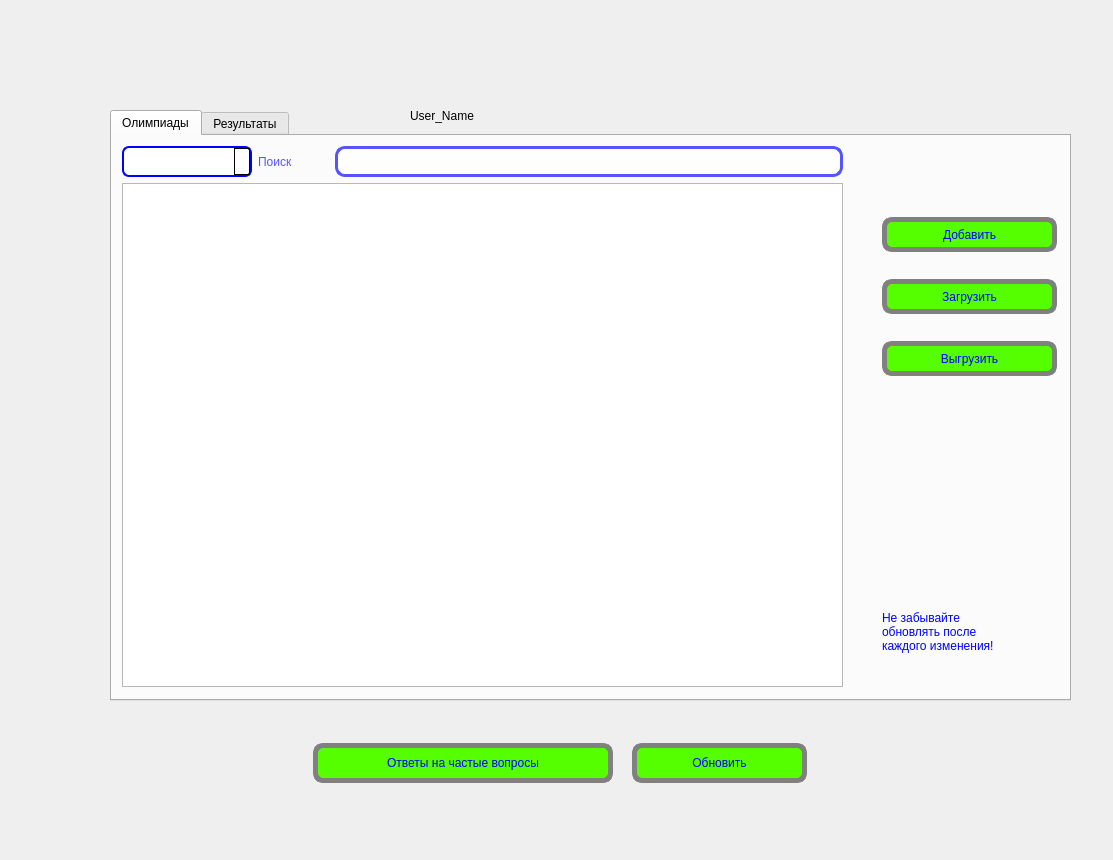
<?xml version="1.0" encoding="UTF-8"?>
<ui version="4.0">
 <class>MainWindow</class>
 <widget class="QMainWindow" name="MainWindow">
  <property name="geometry">
   <rect>
    <x>0</x>
    <y>0</y>
    <width>1113</width>
    <height>860</height>
   </rect>
  </property>
  <property name="windowTitle">
   <string>Главное окно</string>
  </property>
  <widget class="QWidget" name="centralwidget">
   <widget class="QLabel" name="user_name">
    <property name="geometry">
     <rect>
      <x>410</x>
      <y>100</y>
      <width>661</width>
      <height>31</height>
     </rect>
    </property>
    <property name="styleSheet">
     <string notr="true">font: 75 14pt &quot;MS Shell Dlg 2&quot;;</string>
    </property>
    <property name="text">
     <string>User_Name</string>
    </property>
   </widget>
   <widget class="QTabWidget" name="tabWidget">
    <property name="geometry">
     <rect>
      <x>110</x>
      <y>110</y>
      <width>961</width>
      <height>591</height>
     </rect>
    </property>
    <property name="minimumSize">
     <size>
      <width>961</width>
      <height>591</height>
     </size>
    </property>
    <property name="currentIndex">
     <number>0</number>
    </property>
    <widget class="QWidget" name="tab">
     <attribute name="title">
      <string>Олимпиады</string>
     </attribute>
     <widget class="QWidget" name="layoutWidget">
      <property name="geometry">
       <rect>
        <x>770</x>
        <y>60</y>
        <width>181</width>
        <height>201</height>
       </rect>
      </property>
      <layout class="QVBoxLayout" name="verticalLayout_2">
       <item>
        <widget class="QPushButton" name="add">
         <property name="minimumSize">
          <size>
           <width>100</width>
           <height>35</height>
          </size>
         </property>
         <property name="maximumSize">
          <size>
           <width>175</width>
           <height>16777215</height>
          </size>
         </property>
         <property name="toolTip">
          <string>&lt;html&gt;&lt;head/&gt;&lt;body&gt;&lt;p&gt;После добавления не забудьте обновить!&lt;/p&gt;&lt;/body&gt;&lt;/html&gt;</string>
         </property>
         <property name="styleSheet">
          <string notr="true">#add {
background-color: rgb(85, 255, 0);
font: 75 10pt &quot;MS Shell Dlg 2&quot;;
border-radius: 10px;
border: 5px solid grey;
color: blue;
}

#add:hover {
border: 5px solid #5555ff;
}</string>
         </property>
         <property name="text">
          <string>Добавить</string>
         </property>
         <attribute name="buttonGroup">
          <string notr="true">maingroup</string>
         </attribute>
        </widget>
       </item>
       <item>
        <widget class="QPushButton" name="download">
         <property name="maximumSize">
          <size>
           <width>175</width>
           <height>35</height>
          </size>
         </property>
         <property name="toolTip">
          <string>&lt;html&gt;&lt;head/&gt;&lt;body&gt;&lt;p&gt;&lt;br/&gt;&lt;/p&gt;&lt;/body&gt;&lt;/html&gt;</string>
         </property>
         <property name="whatsThis">
          <string>&lt;html&gt;&lt;head/&gt;&lt;body&gt;&lt;p&gt;afafsd&lt;/p&gt;&lt;/body&gt;&lt;/html&gt;</string>
         </property>
         <property name="styleSheet">
          <string notr="true">#download {
background-color: rgb(85, 255, 0);
font: 75 10pt &quot;MS Shell Dlg 2&quot;;
border-radius: 10px;
border: 5px solid grey;
color: blue;
}

#download:hover {
border: 5px solid #5555ff;
}</string>
         </property>
         <property name="text">
          <string>Загрузить</string>
         </property>
         <attribute name="buttonGroup">
          <string notr="true">maingroup</string>
         </attribute>
        </widget>
       </item>
       <item>
        <widget class="QPushButton" name="upload">
         <property name="maximumSize">
          <size>
           <width>175</width>
           <height>35</height>
          </size>
         </property>
         <property name="styleSheet">
          <string notr="true">#upload {
background-color: rgb(85, 255, 0);
font: 75 10pt &quot;MS Shell Dlg 2&quot;;
border-radius: 10px;
border: 5px solid grey;
color: blue;
}

#upload:hover {
border: 5px solid #5555ff;
}</string>
         </property>
         <property name="text">
          <string>Выгрузить</string>
         </property>
         <attribute name="buttonGroup">
          <string notr="true">maingroup</string>
         </attribute>
        </widget>
       </item>
      </layout>
     </widget>
     <widget class="QWidget" name="verticalLayoutWidget_2">
      <property name="geometry">
       <rect>
        <x>10</x>
        <y>10</y>
        <width>721</width>
        <height>541</height>
       </rect>
      </property>
      <layout class="QVBoxLayout" name="verticalLayout_4">
       <item>
        <layout class="QHBoxLayout" name="horizontalLayout">
         <item>
          <widget class="QComboBox" name="filter">
           <property name="minimumSize">
            <size>
             <width>130</width>
             <height>31</height>
            </size>
           </property>
           <property name="maximumSize">
            <size>
             <width>120</width>
             <height>30</height>
            </size>
           </property>
           <property name="styleSheet">
            <string notr="true">QComboBox {
    border: 2px solid blue;
    border-radius: 7px;
    
}

QComboBox QAbstractItemView{
   border-radius: 5px;
border: 2px solid blue;
}

QComboBox::drop-down {
    subcontrol-origin: padding;
   border: 1px solid black;
}
  QComboBox::down-arrow {
      image: url(../data/background/arrow2.png);
  }
QComboBox::down-arrow:on { /* shift the arrow when popup is open */
    top: 1px;
    left: 1px;
}
</string>
           </property>
          </widget>
         </item>
         <item>
          <widget class="QLabel" name="find_label">
           <property name="minimumSize">
            <size>
             <width>71</width>
             <height>31</height>
            </size>
           </property>
           <property name="styleSheet">
            <string notr="true">color: rgb(85, 85, 255);
font: 12pt &quot;MS Shell Dlg 2&quot;;</string>
           </property>
           <property name="text">
            <string>Поиск</string>
           </property>
          </widget>
         </item>
         <item>
          <widget class="QLineEdit" name="find_Edit">
           <property name="minimumSize">
            <size>
             <width>451</width>
             <height>31</height>
            </size>
           </property>
           <property name="styleSheet">
            <string notr="true">
border-radius: 10px;
border: 3px solid rgb(85, 85, 255);
</string>
           </property>
          </widget>
         </item>
        </layout>
       </item>
       <item>
        <widget class="QTableWidget" name="olympiad_table">
         <property name="minimumSize">
          <size>
           <width>658</width>
           <height>472</height>
          </size>
         </property>
        </widget>
       </item>
      </layout>
     </widget>
     <widget class="QLabel" name="label">
      <property name="geometry">
       <rect>
        <x>770</x>
        <y>450</y>
        <width>161</width>
        <height>91</height>
       </rect>
      </property>
      <property name="styleSheet">
       <string notr="true">
font: 75 10pt &quot;MS Shell Dlg 2&quot;;
color: blue;
</string>
      </property>
      <property name="text">
       <string>Не забывайте
обновлять после
каждого изменения!</string>
      </property>
     </widget>
     <widget class="QLabel" name="label_3">
      <property name="geometry">
       <rect>
        <x>780</x>
        <y>280</y>
        <width>161</width>
        <height>171</height>
       </rect>
      </property>
      <property name="text">
       <string/>
      </property>
     </widget>
    </widget>
    <widget class="QWidget" name="tab_3">
     <attribute name="title">
      <string>Результаты</string>
     </attribute>
     <widget class="QLabel" name="label_2">
      <property name="geometry">
       <rect>
        <x>680</x>
        <y>130</y>
        <width>250</width>
        <height>272</height>
       </rect>
      </property>
      <property name="minimumSize">
       <size>
        <width>250</width>
        <height>272</height>
       </size>
      </property>
      <property name="maximumSize">
       <size>
        <width>250</width>
        <height>272</height>
       </size>
      </property>
      <property name="text">
       <string/>
      </property>
     </widget>
     <widget class="QWidget" name="verticalLayoutWidget_3">
      <property name="geometry">
       <rect>
        <x>10</x>
        <y>10</y>
        <width>661</width>
        <height>541</height>
       </rect>
      </property>
      <layout class="QVBoxLayout" name="verticalLayout_5">
       <item>
        <layout class="QHBoxLayout" name="horizontalLayout_2">
         <item>
          <widget class="QComboBox" name="filter_2">
           <property name="minimumSize">
            <size>
             <width>130</width>
             <height>31</height>
            </size>
           </property>
           <property name="maximumSize">
            <size>
             <width>120</width>
             <height>30</height>
            </size>
           </property>
           <property name="styleSheet">
            <string notr="true">QComboBox {
    border: 2px solid blue;
    border-radius: 7px;
    
}

QComboBox QAbstractItemView{
   border-radius: 5px;
border: 2px solid blue;
}

QComboBox::drop-down {
    subcontrol-origin: padding;
   border: 1px solid black;
}
  QComboBox::down-arrow {
      image: url(../data/background/arrow2.png);
  }
QComboBox::down-arrow:on { /* shift the arrow when popup is open */
    top: 1px;
    left: 1px;
}
</string>
           </property>
          </widget>
         </item>
         <item>
          <widget class="QLabel" name="find_label_2">
           <property name="minimumSize">
            <size>
             <width>71</width>
             <height>31</height>
            </size>
           </property>
           <property name="styleSheet">
            <string notr="true">color: rgb(85, 85, 255);
font: 12pt &quot;MS Shell Dlg 2&quot;;</string>
           </property>
           <property name="text">
            <string>Поиск</string>
           </property>
          </widget>
         </item>
         <item>
          <widget class="QLineEdit" name="find_Edit_2">
           <property name="minimumSize">
            <size>
             <width>440</width>
             <height>31</height>
            </size>
           </property>
           <property name="maximumSize">
            <size>
             <width>440</width>
             <height>16777215</height>
            </size>
           </property>
           <property name="styleSheet">
            <string notr="true">
border-radius: 10px;
border: 3px solid rgb(85, 85, 255);
</string>
           </property>
          </widget>
         </item>
        </layout>
       </item>
       <item>
        <widget class="QTableWidget" name="olympiad_table_2"/>
       </item>
      </layout>
     </widget>
     <widget class="QLabel" name="label_4">
      <property name="geometry">
       <rect>
        <x>700</x>
        <y>450</y>
        <width>161</width>
        <height>91</height>
       </rect>
      </property>
      <property name="styleSheet">
       <string notr="true">
font: 75 10pt &quot;MS Shell Dlg 2&quot;;
color: blue;
</string>
      </property>
      <property name="text">
       <string>Не забывайте
обновлять после
каждого изменения!</string>
      </property>
     </widget>
    </widget>
   </widget>
   <widget class="QWidget" name="layoutWidget">
    <property name="geometry">
     <rect>
      <x>300</x>
      <y>740</y>
      <width>521</width>
      <height>47</height>
     </rect>
    </property>
    <layout class="QHBoxLayout" name="horizontalLayout_3">
     <item>
      <widget class="QPushButton" name="question_button">
       <property name="minimumSize">
        <size>
         <width>0</width>
         <height>40</height>
        </size>
       </property>
       <property name="maximumSize">
        <size>
         <width>300</width>
         <height>40</height>
        </size>
       </property>
       <property name="styleSheet">
        <string notr="true">#question_button {
background-color: rgb(85, 255, 0);
font: 75 10pt &quot;MS Shell Dlg 2&quot;;
border-radius: 10px;
border: 5px solid grey;
color: blue;
}

#question_button:hover {
border: 5px solid #5555ff;
}</string>
       </property>
       <property name="text">
        <string>Ответы на частые вопросы</string>
       </property>
      </widget>
     </item>
     <item>
      <widget class="QPushButton" name="update_button">
       <property name="minimumSize">
        <size>
         <width>175</width>
         <height>40</height>
        </size>
       </property>
       <property name="maximumSize">
        <size>
         <width>175</width>
         <height>16777215</height>
        </size>
       </property>
       <property name="styleSheet">
        <string notr="true">#update_button {
background-color: rgb(85, 255, 0);
font: 75 10pt &quot;MS Shell Dlg 2&quot;;
border-radius: 10px;
border: 5px solid grey;
color: blue;
}

#update_button:hover {
border: 5px solid #5555ff;
}</string>
       </property>
       <property name="text">
        <string>Обновить</string>
       </property>
      </widget>
     </item>
    </layout>
   </widget>
  </widget>
 </widget>
 <resources/>
 <connections/>
 <buttongroups>
  <buttongroup name="maingroup"/>
 </buttongroups>
</ui>
